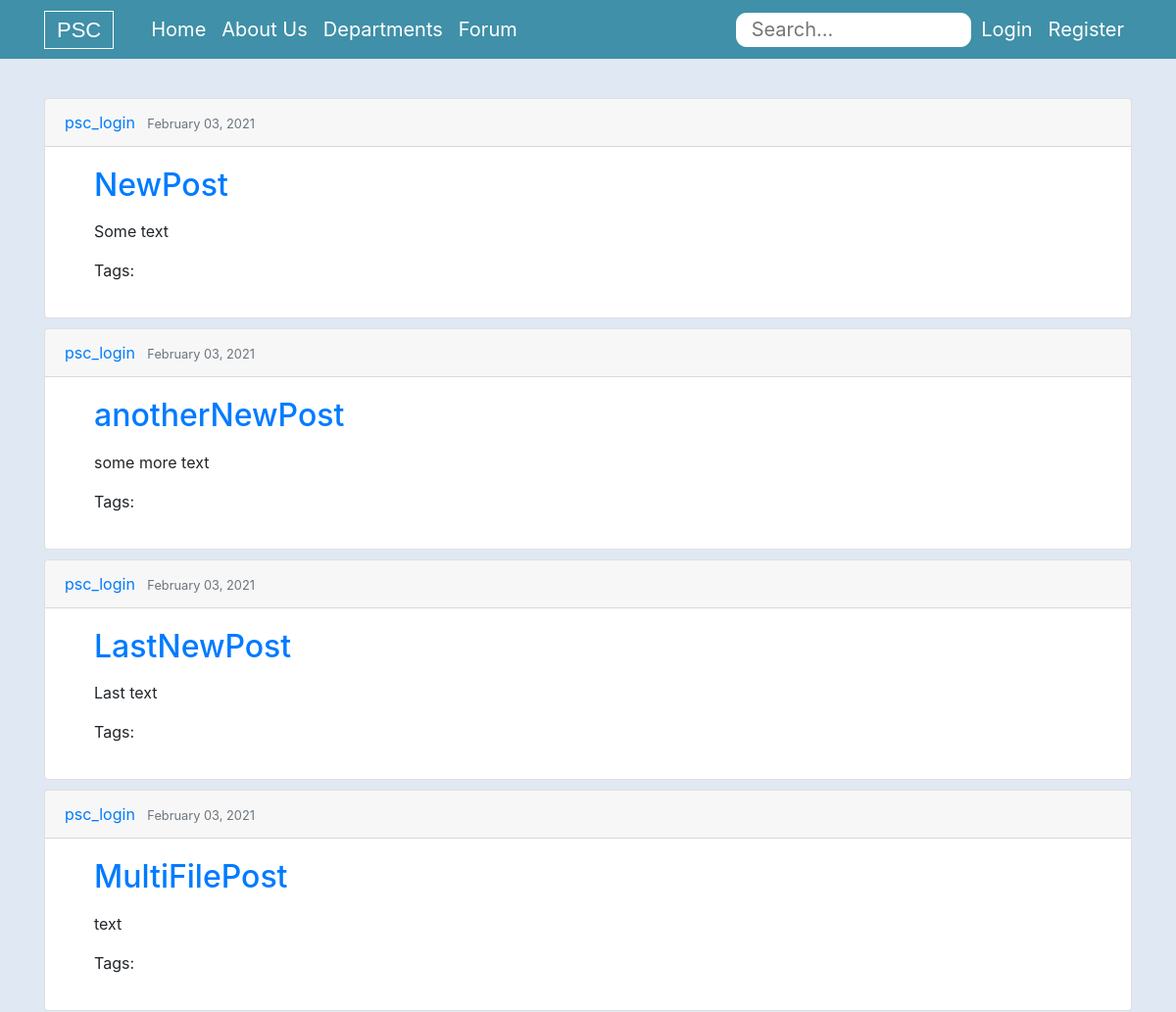
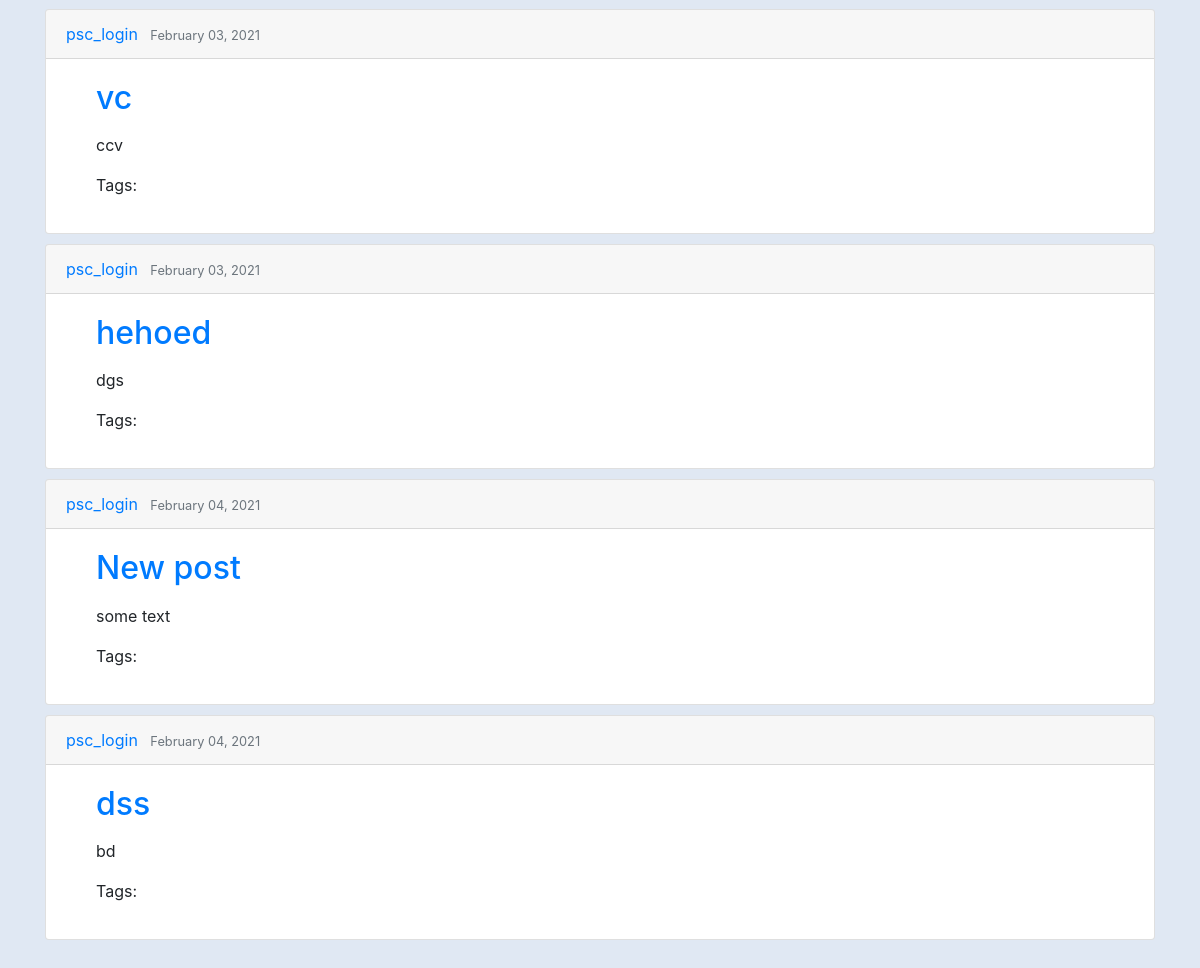
The app's page /departments/1/1, older data (2 pictures, top to bottom).
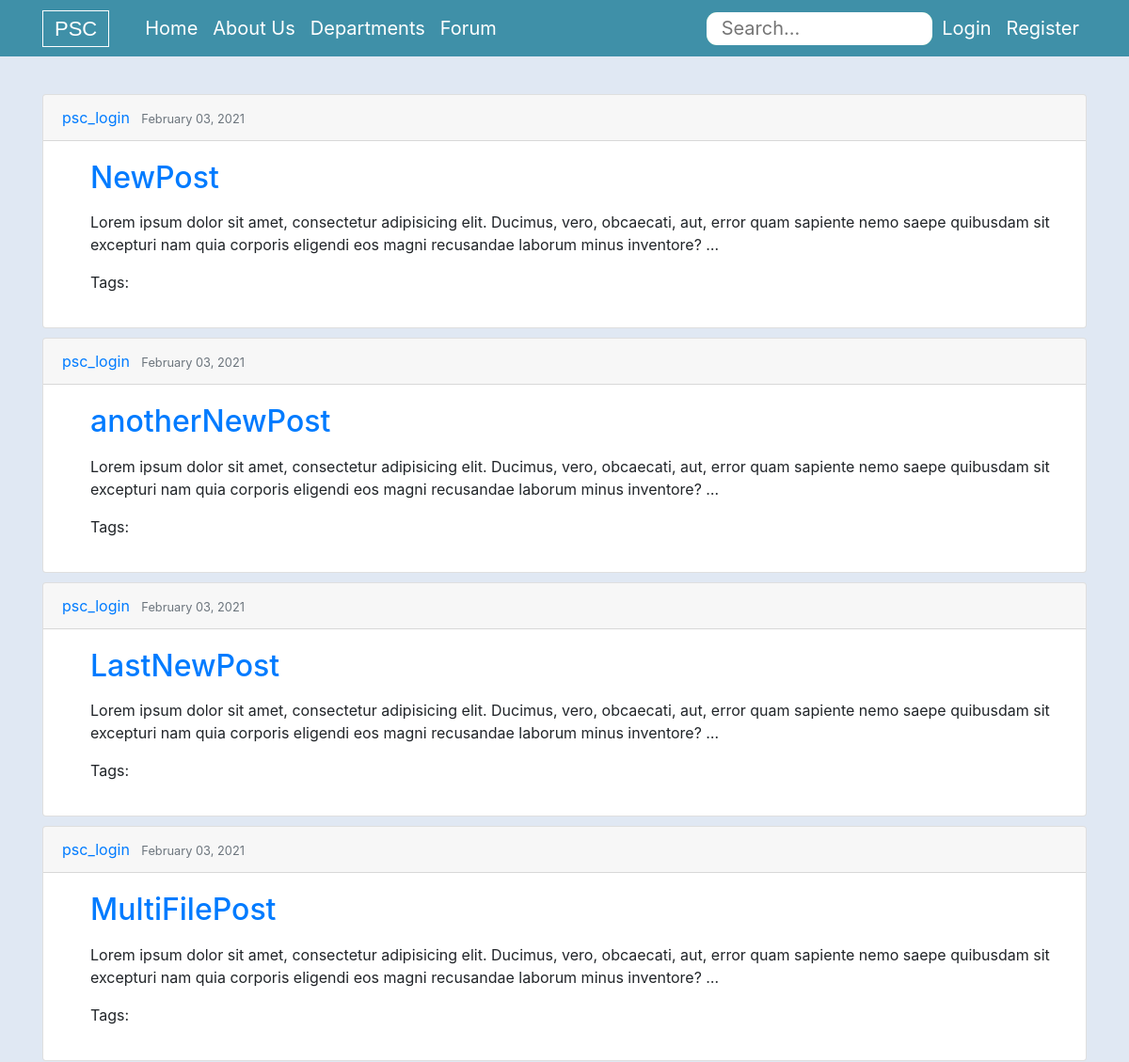
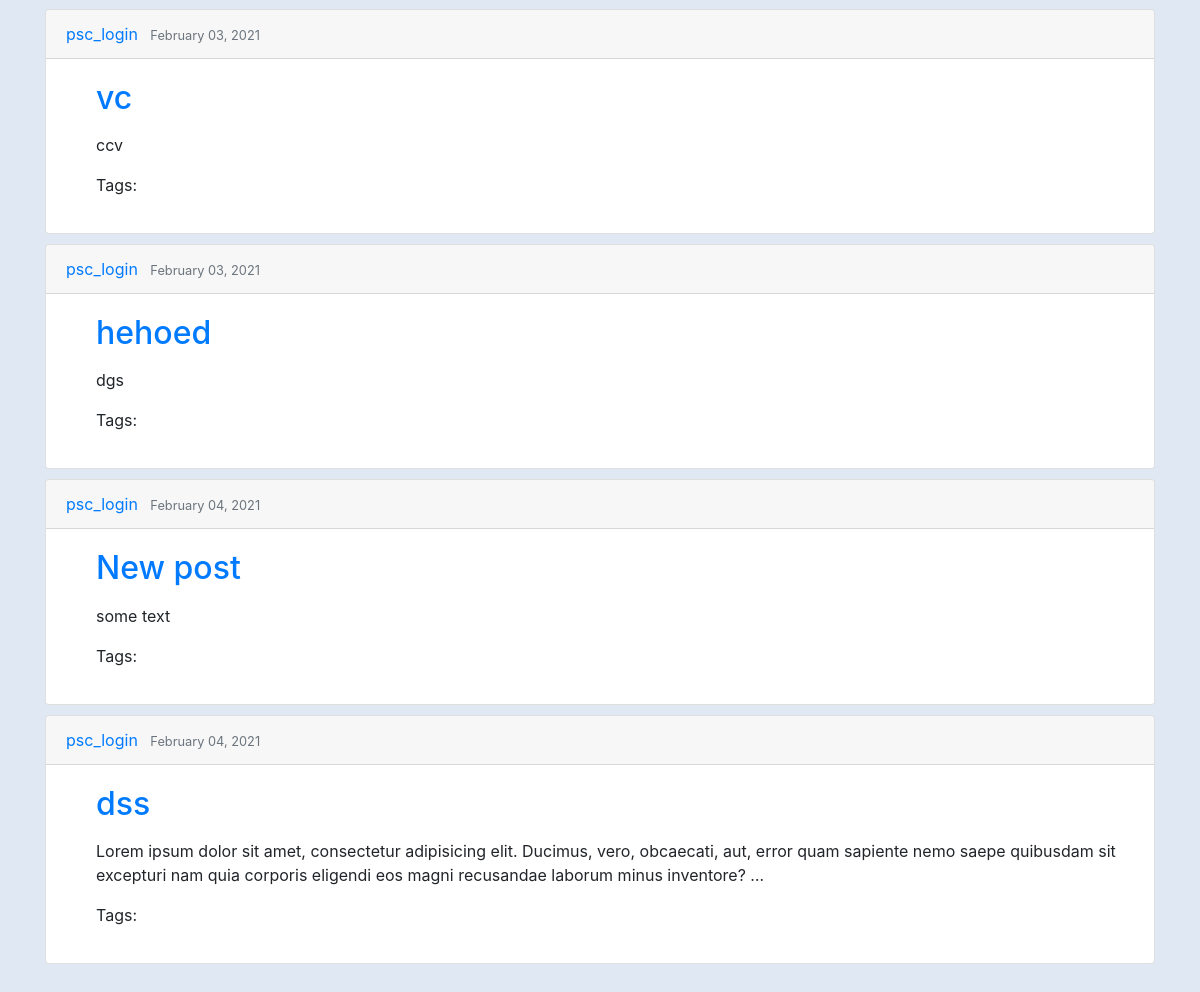
The same page, newer data (2 pictures, top to bottom).
### forum/models.py (models this page shows, shortened)
class Post(models.Model):
    STATUS_CHOICES = (
        ('draft', 'Draft'),
        ('published', 'Published'),
    )
    subject_name = models.ForeignKey(Subject, on_delete=models.CASCADE, related_name='posts', default=1)
    title = models.CharField(max_length=250)
    slug = models.SlugField(max_length=250, unique_for_date='publish')
    author = models.ForeignKey(User, on_delete=models.CASCADE, related_name='blog_posts')
    body = models.TextField()
    publish = models.DateTimeField(default=timezone.now)
    created = models.DateTimeField(auto_now_add=True)
    updated = models.DateTimeField(auto_now=True)
    status = models.CharField(max_length=10,choices=STATUS_CHOICES, default='draft')
    objects = models.Manager() #default manager
    published = PublishedManager() #Custome manager
    class Meta:
        ordering = ('-publish',)
    def get_absolute_url(self):
        return reverse('forum:post_detail',
                        args=[self.pk, self.slug])

### forum/views.py (the view)
# urls.py: path('departments/<int:dept_id>/<int:subject_name_id>', views.post_subject_dept, name='post_by_subject'),
def post_subject_dept(request, dept_id, subject_name_id):
    all_subject_dept_id = [s.department_name_id for s in Subject.objects.all()]
    if dept_id in all_subject_dept_id:
        match_post = Post.objects.raw(
                                ''' SELECT *
                                    FROM forum_post
                                    WHERE subject_name_id = %s
                                ''', [subject_name_id])
        list_post_by_subject = []
        for post_list in match_post:
            list_post_by_subject.append(post_list)
            context = {'posts_by_subjects' : list_post_by_subject}
        return render(request, 'forum/discussion.html', context)
    else:
        return HttpResponse('Subject does not exists!')

### forum/context_processors.py (called while the page is built)
def departments_contexts(request):
    departments = Department.objects.all()
    return {'departments': departments}

### forum/models.py (called while the page is built)
    def get_absolute_url(self):
        return reverse('forum:subject', kwargs={"dept_id" : self.id})

### forum/templates/forum/discussion.html (shortened to what this page needs)
{% extends "forum/base.html" %}
{% block content %}
<div class="container">
  {% for post in posts_by_subjects %}
  <div class="card" style="margin: 10px 0px 10px 0px;">
    <div class="card-header">
        <div class="article-metadata">
            <a class="mr-2" href="#">{{ post.author }}</a>
            <small class="text-muted">{{ post.publish|date:"F d, Y" }}</small>
        </div>
    </div>
    <div class="card-body fd" style="padding-left: 50px;">
        <h2>
            <a class="article-title" href="{{ post.get_absolute_url }}">{{ post.title }}</a>
        </h2>
      <p class="card-text">{{ post.body|truncatewords:30|linebreaks }}</p>
      <p class='tags'>Tags: {{ post.tags.all|join:", " }} </p>
    </div>
</div>
  {% endfor %}
</div>
{% endblock content %}

Row changes from the older to the newer data that the page shows:
changed Post "NewPost": body "Some text" → "Lorem ipsum dolor sit amet, consectetur adipisicing elit. Ducimus, vero, obcaecati, aut, error quam sapiente nemo saepe quibusdam sit excepturi nam quia corporis eligendi eos magni recusandae laborum minus inventore? …"
changed Post "anotherNewPost": body "some more text" → "Lorem ipsum dolor sit amet, consectetur adipisicing elit. Ducimus, vero, obcaecati, aut, error quam sapiente nemo saepe quibusdam sit excepturi nam quia corporis eligendi eos magni recusandae laborum minus inventore? …"
changed Post "LastNewPost": body "Last text" → "Lorem ipsum dolor sit amet, consectetur adipisicing elit. Ducimus, vero, obcaecati, aut, error quam sapiente nemo saepe quibusdam sit excepturi nam quia corporis eligendi eos magni recusandae laborum minus inventore? …"
changed Post "MultiFilePost": body "text" → "Lorem ipsum dolor sit amet, consectetur adipisicing elit. Ducimus, vero, obcaecati, aut, error quam sapiente nemo saepe quibusdam sit excepturi nam quia corporis eligendi eos magni recusandae laborum minus inventore? …"
changed Post "dss": body "bd" → "Lorem ipsum dolor sit amet, consectetur adipisicing elit. Ducimus, vero, obcaecati, aut, error quam sapiente nemo saepe quibusdam sit excepturi nam quia corporis eligendi eos magni recusandae laborum minus inventore? …"
